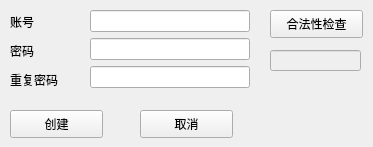
<?xml version="1.0" encoding="UTF-8"?>
<ui version="4.0">
 <class>new_account_apply</class>
 <widget class="QWidget" name="new_account_apply">
  <property name="geometry">
   <rect>
    <x>0</x>
    <y>0</y>
    <width>373</width>
    <height>147</height>
   </rect>
  </property>
  <property name="windowTitle">
   <string>Form</string>
  </property>
  <widget class="QPushButton" name="pushButton_exit">
   <property name="geometry">
    <rect>
     <x>140</x>
     <y>110</y>
     <width>93</width>
     <height>28</height>
    </rect>
   </property>
   <property name="text">
    <string>取消</string>
   </property>
  </widget>
  <widget class="QWidget" name="verticalLayoutWidget">
   <property name="geometry">
    <rect>
     <x>10</x>
     <y>10</y>
     <width>62</width>
     <height>81</height>
    </rect>
   </property>
   <layout class="QVBoxLayout" name="verticalLayout">
    <item>
     <widget class="QLabel" name="label_name">
      <property name="text">
       <string>账号</string>
      </property>
     </widget>
    </item>
    <item>
     <widget class="QLabel" name="label_2">
      <property name="text">
       <string>密码</string>
      </property>
     </widget>
    </item>
    <item>
     <widget class="QLabel" name="label_3">
      <property name="text">
       <string>重复密码</string>
      </property>
     </widget>
    </item>
   </layout>
  </widget>
  <widget class="QWidget" name="verticalLayoutWidget_2">
   <property name="geometry">
    <rect>
     <x>90</x>
     <y>10</y>
     <width>160</width>
     <height>80</height>
    </rect>
   </property>
   <layout class="QVBoxLayout" name="verticalLayout_2">
    <item>
     <widget class="QLineEdit" name="lineEdit_name"/>
    </item>
    <item>
     <widget class="QLineEdit" name="lineEdit_password"/>
    </item>
    <item>
     <widget class="QLineEdit" name="lineEdit_password_repeat"/>
    </item>
   </layout>
  </widget>
  <widget class="QPushButton" name="pushButton">
   <property name="geometry">
    <rect>
     <x>270</x>
     <y>10</y>
     <width>93</width>
     <height>28</height>
    </rect>
   </property>
   <property name="text">
    <string>合法性检查</string>
   </property>
  </widget>
  <widget class="QLineEdit" name="lineEdit_validity">
   <property name="enabled">
    <bool>false</bool>
   </property>
   <property name="geometry">
    <rect>
     <x>270</x>
     <y>50</y>
     <width>91</width>
     <height>21</height>
    </rect>
   </property>
  </widget>
  <widget class="QPushButton" name="pushButton_register">
   <property name="geometry">
    <rect>
     <x>10</x>
     <y>110</y>
     <width>93</width>
     <height>28</height>
    </rect>
   </property>
   <property name="text">
    <string>创建</string>
   </property>
  </widget>
 </widget>
 <resources/>
 <connections/>
</ui>
